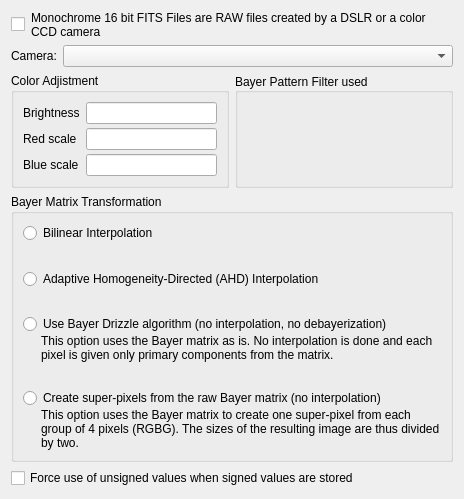
<?xml version="1.0" encoding="UTF-8"?>
<ui version="4.0">
 <class>FitsFilesTab</class>
 <widget class="QWidget" name="FitsFilesTab">
  <property name="geometry">
   <rect>
    <x>0</x>
    <y>0</y>
    <width>464</width>
    <height>499</height>
   </rect>
  </property>
  <property name="windowTitle">
   <string>FITS Files</string>
  </property>
  <layout class="QVBoxLayout" name="verticalLayout_2" stretch="0,0,0,1000,0">
   <item>
    <layout class="QHBoxLayout" name="horizontalLayout" stretch="0,100">
     <item>
      <widget class="QCheckBox" name="checkBox">
       <property name="text">
        <string/>
       </property>
      </widget>
     </item>
     <item>
      <widget class="QLabel" name="label">
       <property name="sizePolicy">
        <sizepolicy hsizetype="Preferred" vsizetype="Minimum">
         <horstretch>0</horstretch>
         <verstretch>0</verstretch>
        </sizepolicy>
       </property>
       <property name="text">
        <string>Monochrome 16 bit FITS Files are RAW files created by a DSLR or a color CCD camera</string>
       </property>
       <property name="wordWrap">
        <bool>true</bool>
       </property>
      </widget>
     </item>
    </layout>
   </item>
   <item>
    <layout class="QHBoxLayout" name="horizontalLayout_2" stretch="0,100">
     <item>
      <widget class="QLabel" name="label_2">
       <property name="text">
        <string>Camera:</string>
       </property>
      </widget>
     </item>
     <item>
      <widget class="QComboBox" name="comboBox"/>
     </item>
    </layout>
   </item>
   <item>
    <layout class="QHBoxLayout" name="horizontalLayout_3" stretch="50,50">
     <item>
      <widget class="QGroupBox" name="groupBox">
       <property name="title">
        <string>Color Adjistment</string>
       </property>
       <layout class="QFormLayout" name="formLayout">
        <property name="verticalSpacing">
         <number>4</number>
        </property>
        <item row="1" column="1">
         <widget class="QLineEdit" name="lineEdit">
          <property name="minimumSize">
           <size>
            <width>50</width>
            <height>0</height>
           </size>
          </property>
         </widget>
        </item>
        <item row="3" column="1">
         <widget class="QLineEdit" name="lineEdit_2">
          <property name="minimumSize">
           <size>
            <width>50</width>
            <height>0</height>
           </size>
          </property>
         </widget>
        </item>
        <item row="5" column="1">
         <widget class="QLineEdit" name="lineEdit_3">
          <property name="minimumSize">
           <size>
            <width>50</width>
            <height>0</height>
           </size>
          </property>
         </widget>
        </item>
        <item row="1" column="0">
         <widget class="QLabel" name="label_6">
          <property name="text">
           <string>Brightness</string>
          </property>
         </widget>
        </item>
        <item row="3" column="0">
         <widget class="QLabel" name="label_4">
          <property name="text">
           <string>Red scale</string>
          </property>
         </widget>
        </item>
        <item row="5" column="0">
         <widget class="QLabel" name="label_5">
          <property name="text">
           <string>Blue scale</string>
          </property>
         </widget>
        </item>
       </layout>
      </widget>
     </item>
     <item>
      <widget class="QGroupBox" name="groupBox_2">
       <property name="title">
        <string>Bayer Pattern Filter used</string>
       </property>
       <property name="alignment">
        <set>Qt::AlignLeading|Qt::AlignLeft|Qt::AlignVCenter</set>
       </property>
       <layout class="QVBoxLayout" name="verticalLayout">
        <item>
         <widget class="QLabel" name="label_3">
          <property name="text">
           <string/>
          </property>
          <property name="alignment">
           <set>Qt::AlignCenter</set>
          </property>
         </widget>
        </item>
       </layout>
      </widget>
     </item>
    </layout>
   </item>
   <item>
    <widget class="QGroupBox" name="groupBox_3">
     <property name="title">
      <string>Bayer Matrix Transformation</string>
     </property>
     <layout class="QVBoxLayout" name="verticalLayout_3">
      <property name="spacing">
       <number>0</number>
      </property>
      <item>
       <widget class="QRadioButton" name="radioButton">
        <property name="text">
         <string>Bilinear Interpolation</string>
        </property>
       </widget>
      </item>
      <item>
       <spacer name="verticalSpacer">
        <property name="orientation">
         <enum>Qt::Vertical</enum>
        </property>
        <property name="sizeHint" stdset="0">
         <size>
          <width>20</width>
          <height>5</height>
         </size>
        </property>
       </spacer>
      </item>
      <item>
       <widget class="QRadioButton" name="radioButton_2">
        <property name="text">
         <string>Adaptive Homogeneity-Directed (AHD) Interpolation</string>
        </property>
       </widget>
      </item>
      <item>
       <spacer name="verticalSpacer_2">
        <property name="orientation">
         <enum>Qt::Vertical</enum>
        </property>
        <property name="sizeHint" stdset="0">
         <size>
          <width>20</width>
          <height>5</height>
         </size>
        </property>
       </spacer>
      </item>
      <item>
       <widget class="QRadioButton" name="radioButton_3">
        <property name="text">
         <string>Use Bayer Drizzle algorithm (no interpolation, no debayerization)</string>
        </property>
       </widget>
      </item>
      <item>
       <widget class="QLabel" name="label_7">
        <property name="sizePolicy">
         <sizepolicy hsizetype="Preferred" vsizetype="MinimumExpanding">
          <horstretch>0</horstretch>
          <verstretch>0</verstretch>
         </sizepolicy>
        </property>
        <property name="styleSheet">
         <string notr="true">margin-left: 15</string>
        </property>
        <property name="text">
         <string>This option uses the Bayer matrix as is. No interpolation is done and each pixel is given only primary components from the matrix.</string>
        </property>
        <property name="wordWrap">
         <bool>true</bool>
        </property>
       </widget>
      </item>
      <item>
       <spacer name="verticalSpacer_3">
        <property name="orientation">
         <enum>Qt::Vertical</enum>
        </property>
        <property name="sizeHint" stdset="0">
         <size>
          <width>20</width>
          <height>5</height>
         </size>
        </property>
       </spacer>
      </item>
      <item>
       <widget class="QRadioButton" name="radioButton_4">
        <property name="text">
         <string>Create super-pixels from the raw Bayer matrix (no interpolation)</string>
        </property>
       </widget>
      </item>
      <item>
       <widget class="QLabel" name="label_8">
        <property name="sizePolicy">
         <sizepolicy hsizetype="Preferred" vsizetype="MinimumExpanding">
          <horstretch>0</horstretch>
          <verstretch>0</verstretch>
         </sizepolicy>
        </property>
        <property name="styleSheet">
         <string notr="true">margin-left: 15</string>
        </property>
        <property name="text">
         <string>This option uses the Bayer matrix to create one super-pixel from each group of 4 pixels (RGBG). The sizes of the resulting image are thus divided by two.</string>
        </property>
        <property name="wordWrap">
         <bool>true</bool>
        </property>
       </widget>
      </item>
     </layout>
    </widget>
   </item>
   <item>
    <widget class="QCheckBox" name="checkBox_2">
     <property name="text">
      <string>Force use of unsigned values when signed values are stored</string>
     </property>
    </widget>
   </item>
  </layout>
 </widget>
 <resources/>
 <connections/>
</ui>
